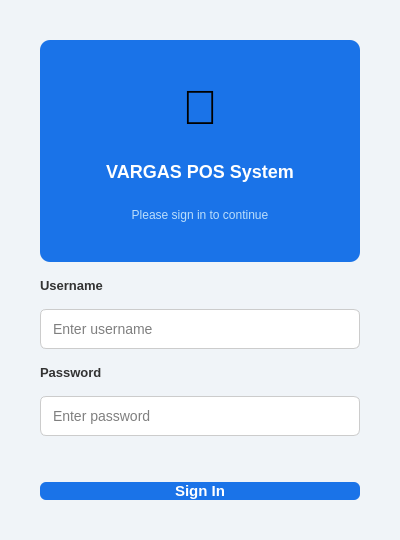
<?xml version="1.0" encoding="UTF-8"?>
<ui version="4.0">
 <class>LoginDialog</class>
 <widget class="QDialog" name="LoginDialog">
  <property name="geometry">
   <rect><x>0</x><y>0</y><width>400</width><height>460</height></rect>
  </property>
  <property name="windowTitle"><string>POS Login</string></property>
  <property name="modal"><bool>true</bool></property>
  <property name="styleSheet">
   <string>QDialog{background:#f0f4f8;}</string>
  </property>
  <layout class="QVBoxLayout" name="mainLayout">
   <property name="leftMargin"><number>40</number></property>
   <property name="topMargin"><number>40</number></property>
   <property name="rightMargin"><number>40</number></property>
   <property name="bottomMargin"><number>40</number></property>
   <property name="spacing"><number>16</number></property>

   <!-- LOGO / TITLE AREA -->
   <item>
    <widget class="QFrame" name="headerFrame">
     <property name="styleSheet"><string>QFrame{background:#1a73e8;border-radius:10px;padding:10px;}</string></property>
     <layout class="QVBoxLayout" name="headerLayout">
      <property name="leftMargin"><number>10</number></property>
      <property name="topMargin"><number>20</number></property>
      <property name="rightMargin"><number>10</number></property>
      <property name="bottomMargin"><number>20</number></property>
      <item>
       <widget class="QLabel" name="lblIcon">
        <property name="text"><string>🛒</string></property>
        <property name="alignment"><set>Qt::AlignCenter</set></property>
        <property name="styleSheet"><string>font-size:48px;</string></property>
       </widget>
      </item>
      <item>
       <widget class="QLabel" name="lblAppName">
        <property name="text"><string>VARGAS POS System</string></property>
        <property name="alignment"><set>Qt::AlignCenter</set></property>
        <property name="styleSheet"><string>color:white;font-size:18px;font-weight:bold;</string></property>
       </widget>
      </item>
      <item>
       <widget class="QLabel" name="lblSubtitle">
        <property name="text"><string>Please sign in to continue</string></property>
        <property name="alignment"><set>Qt::AlignCenter</set></property>
        <property name="styleSheet"><string>color:#bbdefb;font-size:12px;</string></property>
       </widget>
      </item>
     </layout>
    </widget>
   </item>

   <!-- USERNAME -->
   <item>
    <widget class="QLabel" name="lblUsername">
     <property name="text"><string>Username</string></property>
     <property name="styleSheet"><string>font-size:13px;font-weight:bold;color:#333;</string></property>
    </widget>
   </item>
   <item>
    <widget class="QLineEdit" name="txtUsername">
     <property name="placeholderText"><string>Enter username</string></property>
     <property name="styleSheet"><string>QLineEdit{padding:10px;border:1px solid #ccc;border-radius:6px;font-size:14px;background:white;}QLineEdit:focus{border:2px solid #1a73e8;}</string></property>
    </widget>
   </item>

   <!-- PASSWORD -->
   <item>
    <widget class="QLabel" name="lblPassword">
     <property name="text"><string>Password</string></property>
     <property name="styleSheet"><string>font-size:13px;font-weight:bold;color:#333;</string></property>
    </widget>
   </item>
   <item>
    <widget class="QLineEdit" name="txtPassword">
     <property name="placeholderText"><string>Enter password</string></property>
     <property name="echoMode"><enum>QLineEdit::Password</enum></property>
     <property name="styleSheet"><string>QLineEdit{padding:10px;border:1px solid #ccc;border-radius:6px;font-size:14px;background:white;}QLineEdit:focus{border:2px solid #1a73e8;}</string></property>
    </widget>
   </item>

   <!-- ERROR LABEL -->
   <item>
    <widget class="QLabel" name="lblError">
     <property name="text"><string></string></property>
     <property name="styleSheet"><string>color:#c62828;font-size:12px;</string></property>
     <property name="alignment"><set>Qt::AlignCenter</set></property>
    </widget>
   </item>

   <!-- LOGIN BUTTON -->
   <item>
    <widget class="QPushButton" name="btnLogin">
     <property name="text"><string>Sign In</string></property>
     <property name="minimumHeight"><number>46</number></property>
     <property name="styleSheet"><string>QPushButton{background:#1a73e8;color:white;border:none;border-radius:6px;font-size:15px;font-weight:bold;}QPushButton:hover{background:#1558b0;}QPushButton:pressed{background:#0d47a1;}</string></property>
    </widget>
   </item>

  </layout>
 </widget>
</ui>
